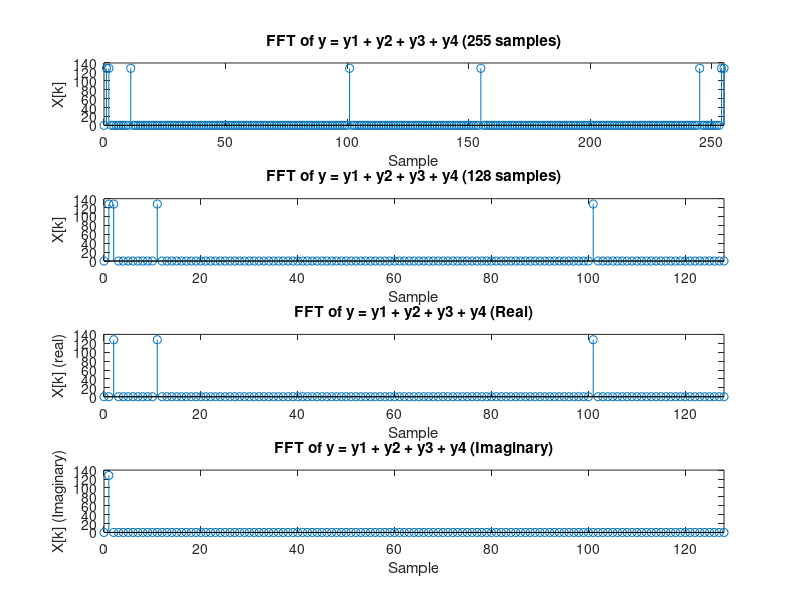

MATLAB code to generate this figure:
clear
close all

%defining number of samples 
N = 256;
n = 0:1:255;

%defining each sinusoidal sequence
y1 = sin((2*pi*n)./N);
y2 = cos((4*pi*n)./N);
y3 = cos((22*pi*n)./N);
y4 = cos((202*pi*n)./N);
y5 = cos((23*pi*n)./N);

%superimposing sinusoids y1, y2, y3, and y4
y = y1 + y2 + y3 + y4;

%computing the FFT of the signal , as well as the FFT of the real and
%imaginary componenets
yf = fft(y, 256);
yf_real = fft(y2+y3+y4, 256);
yf_imag = fft(y1, 256)


%plotting first 255 samples of FFT
subplot(4,1,1)
stem(n, abs(yf));
xlim([0 255])
title('FFT of y = y1 + y2 + y3 + y4 (255 samples)')
xlabel('Sample')
ylabel('X[k]')

%plotting first 128 samples of FFT
subplot(4,1,2)
stem(n, abs(yf));
xlim([0 128])
title('FFT of y = y1 + y2 + y3 + y4 (128 samples)')
xlabel('Sample')
ylabel('X[k]')

%plotting FFT applied to real component of sequence 
subplot(4,1,3)
stem(n, abs(yf_real));
xlim([0 128])
title('FFT of y = y1 + y2 + y3 + y4 (Real)')
xlabel('Sample')
ylabel('X[k] (real)')

%plotting FFT applied to imaginary component of sequence 
subplot(4,1,4)
stem(n, abs(yf_imag));
xlim([0 128])
title('FFT of y = y1 + y2 + y3 + y4 (Imaginary)')
xlabel('Sample')
ylabel('X[k] (Imaginary)')

